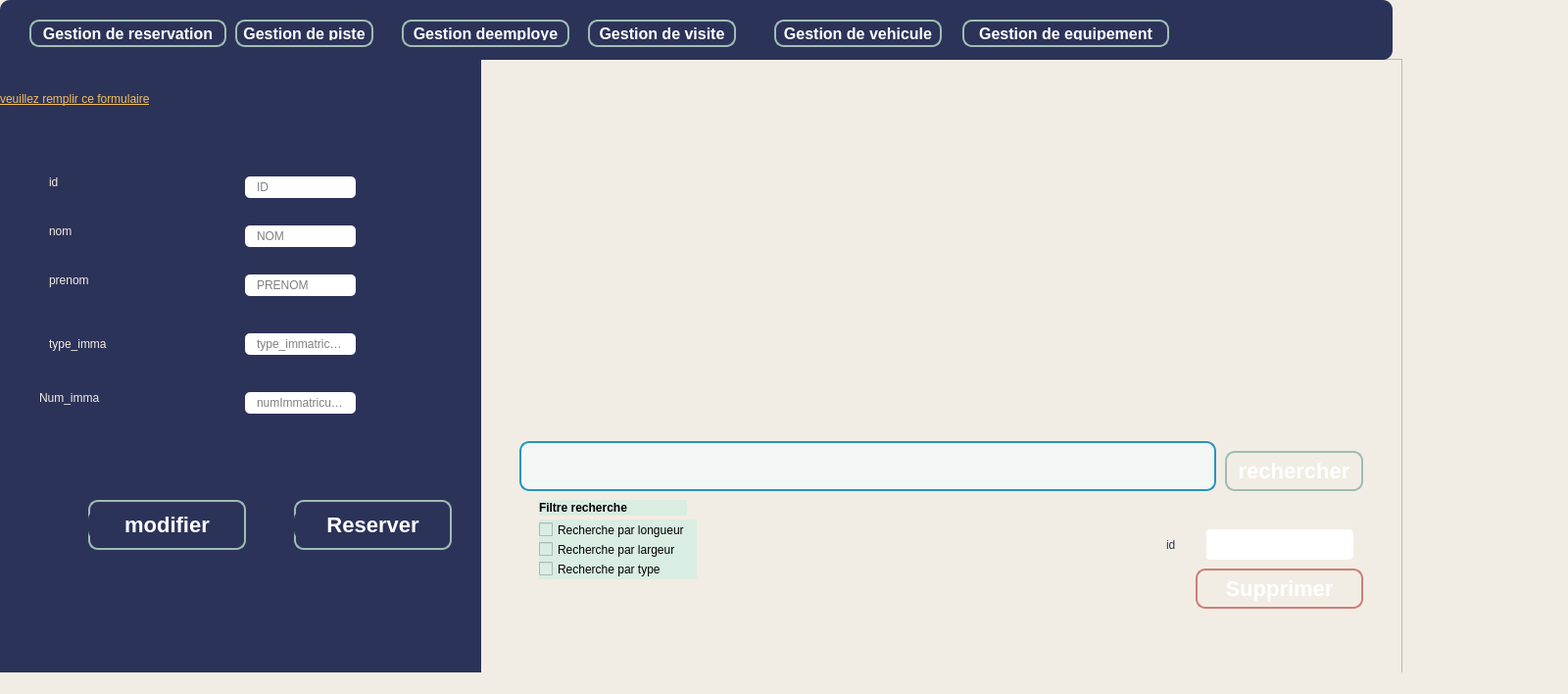
<?xml version="1.0" encoding="UTF-8"?>
<ui version="4.0">
 <class>MainWindow</class>
 <widget class="QMainWindow" name="MainWindow">
  <property name="geometry">
   <rect>
    <x>0</x>
    <y>0</y>
    <width>1600</width>
    <height>708</height>
   </rect>
  </property>
  <property name="windowTitle">
   <string>Gestion des Clients</string>
  </property>
  <property name="styleSheet">
   <string notr="true">background-color: rgb(242, 237, 228);</string>
  </property>
  <widget class="QWidget" name="centralWidget">
   <widget class="QFrame" name="frame">
    <property name="geometry">
     <rect>
      <x>0</x>
      <y>40</y>
      <width>491</width>
      <height>711</height>
     </rect>
    </property>
    <property name="styleSheet">
     <string notr="true">background-color: rgb(44, 51, 89);
border-radius: 10px;
</string>
    </property>
    <property name="frameShape">
     <enum>QFrame::StyledPanel</enum>
    </property>
    <property name="frameShadow">
     <enum>QFrame::Raised</enum>
    </property>
    <widget class="QLabel" name="label_11">
     <property name="geometry">
      <rect>
       <x>50</x>
       <y>130</y>
       <width>81</width>
       <height>31</height>
      </rect>
     </property>
     <property name="styleSheet">
      <string notr="true">font:  75 24pt &quot;Times New Roman&quot;;
color: rgb(242, 237, 228);</string>
     </property>
     <property name="text">
      <string>id</string>
     </property>
    </widget>
    <widget class="QLineEdit" name="le_id">
     <property name="geometry">
      <rect>
       <x>250</x>
       <y>140</y>
       <width>113</width>
       <height>22</height>
      </rect>
     </property>
     <property name="styleSheet">
      <string notr="true">QLineEdit{
    background-color: white;
    box-shadow: 2px 0.5px 5px 1px inset black;
    border-radius: 5px;
    width: 70%;
    padding-right: 10px;
    padding-left: 10px;
    text-align: left;
    color: #000;
    font-size:inherit;
    font-family: Arial, Helvetica, sans-serif;  
    font-weight:normal;
    font-variant:normal;
}
QLineEdit::hover{  color: black ;
background-color:orange;}
QLineEdit::focus{  color: black ;
background-color:white;}</string>
     </property>
     <property name="placeholderText">
      <string>ID</string>
     </property>
    </widget>
    <widget class="QLabel" name="label_12">
     <property name="geometry">
      <rect>
       <x>50</x>
       <y>180</y>
       <width>71</width>
       <height>31</height>
      </rect>
     </property>
     <property name="styleSheet">
      <string notr="true">font:  75 24pt &quot;Times New Roman&quot;;
color: rgb(242, 237, 228);</string>
     </property>
     <property name="text">
      <string>nom</string>
     </property>
    </widget>
    <widget class="QLineEdit" name="le_nom">
     <property name="geometry">
      <rect>
       <x>250</x>
       <y>190</y>
       <width>113</width>
       <height>22</height>
      </rect>
     </property>
     <property name="styleSheet">
      <string notr="true">QLineEdit{
    background-color: white;
    box-shadow: 2px 0.5px 5px 1px inset black;
    border-radius: 5px;
    width: 70%;
    padding-right: 10px;
    padding-left: 10px;
    text-align: left;
    color: #000;
    font-size:inherit;
    font-family: Arial, Helvetica, sans-serif;  
    font-weight:normal;
    font-variant:normal;
}
QLineEdit::hover{  color: black ;
background-color:orange;}
QLineEdit::focus{  color: black ;
background-color:white;}</string>
     </property>
     <property name="text">
      <string/>
     </property>
     <property name="placeholderText">
      <string>NOM</string>
     </property>
    </widget>
    <widget class="QLabel" name="label_13">
     <property name="geometry">
      <rect>
       <x>50</x>
       <y>230</y>
       <width>121</width>
       <height>31</height>
      </rect>
     </property>
     <property name="styleSheet">
      <string notr="true">font:  75 24pt &quot;Times New Roman&quot;;
color: rgb(242, 237, 228);</string>
     </property>
     <property name="text">
      <string>prenom</string>
     </property>
    </widget>
    <widget class="QLineEdit" name="le_prenom">
     <property name="geometry">
      <rect>
       <x>250</x>
       <y>240</y>
       <width>113</width>
       <height>22</height>
      </rect>
     </property>
     <property name="styleSheet">
      <string notr="true">QLineEdit{
    background-color: white;
    box-shadow: 2px 0.5px 5px 1px inset black;
    border-radius: 5px;
    width: 70%;
    padding-right: 10px;
    padding-left: 10px;
    text-align: left;
    color: #000;
    font-size:inherit;
    font-family: Arial, Helvetica, sans-serif;  
    font-weight:normal;
    font-variant:normal;
}
QLineEdit::hover{  color: black ;
background-color:orange;}
QLineEdit::focus{  color: black ;
background-color:white;}</string>
     </property>
     <property name="placeholderText">
      <string>PRENOM</string>
     </property>
    </widget>
    <widget class="QLabel" name="label_4">
     <property name="geometry">
      <rect>
       <x>50</x>
       <y>290</y>
       <width>181</width>
       <height>41</height>
      </rect>
     </property>
     <property name="styleSheet">
      <string notr="true">font:  75 24pt &quot;Times New Roman&quot;;
color: rgb(242, 237, 228);</string>
     </property>
     <property name="text">
      <string>type_imma</string>
     </property>
    </widget>
    <widget class="QLineEdit" name="type_immatriculation">
     <property name="geometry">
      <rect>
       <x>250</x>
       <y>300</y>
       <width>113</width>
       <height>22</height>
      </rect>
     </property>
     <property name="styleSheet">
      <string notr="true">QLineEdit{
    background-color: white;
    box-shadow: 2px 0.5px 5px 1px inset black;
    border-radius: 5px;
    width: 70%;
    padding-right: 10px;
    padding-left: 10px;
    text-align: left;
    color: #000;
    font-size:inherit;
    font-family: Arial, Helvetica, sans-serif;  
    font-weight:normal;
    font-variant:normal;
}
QLineEdit::hover{  color: black ;
background-color:orange;}
QLineEdit::focus{  color: black ;
background-color:white;}</string>
     </property>
     <property name="placeholderText">
      <string>type_immatriculation</string>
     </property>
    </widget>
    <widget class="QLabel" name="label_5">
     <property name="geometry">
      <rect>
       <x>40</x>
       <y>350</y>
       <width>191</width>
       <height>31</height>
      </rect>
     </property>
     <property name="styleSheet">
      <string notr="true">font:  75 24pt &quot;Times New Roman&quot;;
color: rgb(242, 237, 228);</string>
     </property>
     <property name="text">
      <string>Num_imma</string>
     </property>
    </widget>
    <widget class="QLineEdit" name="le_numImmatriculation">
     <property name="geometry">
      <rect>
       <x>250</x>
       <y>360</y>
       <width>113</width>
       <height>22</height>
      </rect>
     </property>
     <property name="styleSheet">
      <string notr="true">QLineEdit{
    background-color: white;
    box-shadow: 2px 0.5px 5px 1px inset black;
    border-radius: 5px;
    width: 70%;
    padding-right: 10px;
    padding-left: 10px;
    text-align: left;
    color: #000;
    font-size:inherit;
    font-family: Arial, Helvetica, sans-serif;  
    font-weight:normal;
    font-variant:normal;
}
QLineEdit::hover{  color: black ;
background-color:orange;}
QLineEdit::focus{  color: black ;
background-color:white;}


</string>
     </property>
     <property name="placeholderText">
      <string>numImmatriculation</string>
     </property>
    </widget>
    <widget class="QPushButton" name="pb_modifier">
     <property name="geometry">
      <rect>
       <x>90</x>
       <y>470</y>
       <width>161</width>
       <height>51</height>
      </rect>
     </property>
     <property name="styleSheet">
      <string notr="true">/*-----QPushButton-----*/
QPushButton
{
	background-color: qlineargradient(spread:pad, x1:0, y1:0.511, x2:1, y2:0.511, stop:0 
#92bf91
,stop:0.995192 rgba(0,0,0,0));



	color: #ffffff;
	font-size: 22px;
	font-weight: bold;
	border: 2px solid #9fbdb3;
	border-radius:10px;
	padding: 5px;
	

}

QPushButton::hover
{
background-color: qlineargradient(spread:pad, x1:0, y1:0.511, x2:1, y2:0.511, stop:0 rgba(0, 180, 150, 220),stop:1 rgba(50, 220, 200, 220));

	color: #2C3359; 

}
QPushButton::pressed
{background-color: qlineargradient(stop:0 rgba(0, 207, 179, 255),stop:1 rgba(70, 255, 230, 255));

	color: #2C3359; 

}</string>
     </property>
     <property name="text">
      <string>modifier</string>
     </property>
    </widget>
    <widget class="QLabel" name="label">
     <property name="geometry">
      <rect>
       <x>0</x>
       <y>40</y>
       <width>481</width>
       <height>41</height>
      </rect>
     </property>
     <property name="styleSheet">
      <string notr="true">font:  75 24pt &quot;Times New Roman&quot;;
color: rgb(242, 190, 92);
text-decoration: underline;</string>
     </property>
     <property name="text">
      <string>veuillez remplir ce formulaire</string>
     </property>
    </widget>
    <widget class="QLabel" name="label_15">
     <property name="geometry">
      <rect>
       <x>90</x>
       <y>480</y>
       <width>31</width>
       <height>31</height>
      </rect>
     </property>
     <property name="styleSheet">
      <string notr="true">image: url(:/plus.svg);</string>
     </property>
     <property name="text">
      <string/>
     </property>
     <property name="pixmap">
      <pixmap>../../Downloads/icons8-modifier-l'utilisateur-homme-32.png</pixmap>
     </property>
    </widget>
    <widget class="QLabel" name="label_16">
     <property name="geometry">
      <rect>
       <x>300</x>
       <y>480</y>
       <width>31</width>
       <height>31</height>
      </rect>
     </property>
     <property name="styleSheet">
      <string notr="true">image: url(:/plus.svg);</string>
     </property>
     <property name="text">
      <string/>
     </property>
     <property name="pixmap">
      <pixmap>../../Downloads/icons8-approbation-32.png</pixmap>
     </property>
    </widget>
    <widget class="QPushButton" name="pb_ajouter">
     <property name="geometry">
      <rect>
       <x>300</x>
       <y>470</y>
       <width>161</width>
       <height>51</height>
      </rect>
     </property>
     <property name="styleSheet">
      <string notr="true">/*-----QPushButton-----*/
QPushButton
{
	background-color: qlineargradient(spread:pad, x1:0, y1:0.511, x2:1, y2:0.511, stop:0 
#92bf91
,stop:0.995192 rgba(0,0,0,0));



	color: #ffffff;
	font-size: 22px;
	font-weight: bold;
	border: 2px solid #9fbdb3;
	border-radius:10px;
	padding: 5px;
	

}

QPushButton::hover
{
background-color: qlineargradient(spread:pad, x1:0, y1:0.511, x2:1, y2:0.511, stop:0 rgba(0, 180, 150, 220),stop:1 rgba(50, 220, 200, 220));

	color: #2C3359; 

}
QPushButton::pressed
{background-color: qlineargradient(stop:0 rgba(0, 207, 179, 255),stop:1 rgba(70, 255, 230, 255));

	color: #2C3359; 

}</string>
     </property>
     <property name="text">
      <string>Reserver</string>
     </property>
    </widget>
    <zorder>pb_ajouter</zorder>
    <zorder>label_11</zorder>
    <zorder>le_id</zorder>
    <zorder>label_12</zorder>
    <zorder>le_nom</zorder>
    <zorder>label_13</zorder>
    <zorder>le_prenom</zorder>
    <zorder>label_4</zorder>
    <zorder>type_immatriculation</zorder>
    <zorder>label_5</zorder>
    <zorder>le_numImmatriculation</zorder>
    <zorder>pb_modifier</zorder>
    <zorder>label</zorder>
    <zorder>label_15</zorder>
    <zorder>label_16</zorder>
   </widget>
   <widget class="QFrame" name="frame_2">
    <property name="geometry">
     <rect>
      <x>0</x>
      <y>0</y>
      <width>1421</width>
      <height>61</height>
     </rect>
    </property>
    <property name="styleSheet">
     <string notr="true">background-color: rgb(44, 51, 89);
border-radius: 10px;
</string>
    </property>
    <property name="frameShape">
     <enum>QFrame::StyledPanel</enum>
    </property>
    <property name="frameShadow">
     <enum>QFrame::Raised</enum>
    </property>
    <widget class="QPushButton" name="pushButton">
     <property name="geometry">
      <rect>
       <x>30</x>
       <y>20</y>
       <width>201</width>
       <height>28</height>
      </rect>
     </property>
     <property name="styleSheet">
      <string notr="true">/*-----QPushButton-----*/
QPushButton
{
	background-color: qlineargradient(spread:pad, x1:0, y1:0.511, x2:1, y2:0.511, stop:0 
#92bf91
,stop:0.995192 rgba(0,0,0,0));



	color: #ffffff;
	font-size: 16px;
	font-weight: bold;
	border: 2px solid #9fbdb3;
	border-radius:10px;
	padding: 5px;
	

}

QPushButton::hover
{
background-color: qlineargradient(spread:pad, x1:0, y1:0.511, x2:1, y2:0.511, stop:0 rgba(0, 180, 150, 220),stop:1 rgba(50, 220, 200, 220));

	color: #2C3359; 

}
QPushButton::pressed
{background-color: qlineargradient(stop:0 rgba(0, 207, 179, 255),stop:1 rgba(70, 255, 230, 255));

	color: #2C3359; 

}</string>
     </property>
     <property name="text">
      <string>Gestion de reservation</string>
     </property>
    </widget>
    <widget class="QPushButton" name="pushButton_2">
     <property name="geometry">
      <rect>
       <x>240</x>
       <y>20</y>
       <width>141</width>
       <height>28</height>
      </rect>
     </property>
     <property name="styleSheet">
      <string notr="true">/*-----QPushButton-----*/
QPushButton
{
	background-color: qlineargradient(spread:pad, x1:0, y1:0.511, x2:1, y2:0.511, stop:0 
#92bf91
,stop:0.995192 rgba(0,0,0,0));



	color: #ffffff;
	font-size: 16px;
	font-weight: bold;
	border: 2px solid #9fbdb3;
	border-radius:10px;
	padding: 5px;
	

}

QPushButton::hover
{
background-color: qlineargradient(spread:pad, x1:0, y1:0.511, x2:1, y2:0.511, stop:0 rgba(0, 180, 150, 220),stop:1 rgba(50, 220, 200, 220));

	color: #2C3359; 

}
QPushButton::pressed
{background-color: qlineargradient(stop:0 rgba(0, 207, 179, 255),stop:1 rgba(70, 255, 230, 255));

	color: #2C3359; 

}</string>
     </property>
     <property name="text">
      <string>Gestion de piste</string>
     </property>
    </widget>
    <widget class="QPushButton" name="pushButton_3">
     <property name="geometry">
      <rect>
       <x>410</x>
       <y>20</y>
       <width>171</width>
       <height>28</height>
      </rect>
     </property>
     <property name="styleSheet">
      <string notr="true">/*-----QPushButton-----*/
QPushButton
{
	background-color: qlineargradient(spread:pad, x1:0, y1:0.511, x2:1, y2:0.511, stop:0 
#92bf91
,stop:0.995192 rgba(0,0,0,0));



	color: #ffffff;
	font-size: 16px;
	font-weight: bold;
	border: 2px solid #9fbdb3;
	border-radius:10px;
	padding: 5px;
	

}

QPushButton::hover
{
background-color: qlineargradient(spread:pad, x1:0, y1:0.511, x2:1, y2:0.511, stop:0 rgba(0, 180, 150, 220),stop:1 rgba(50, 220, 200, 220));

	color: #2C3359; 

}
QPushButton::pressed
{background-color: qlineargradient(stop:0 rgba(0, 207, 179, 255),stop:1 rgba(70, 255, 230, 255));

	color: #2C3359; 

}</string>
     </property>
     <property name="text">
      <string>Gestion deemploye</string>
     </property>
    </widget>
    <widget class="QPushButton" name="pushButton_4">
     <property name="geometry">
      <rect>
       <x>600</x>
       <y>20</y>
       <width>151</width>
       <height>28</height>
      </rect>
     </property>
     <property name="styleSheet">
      <string notr="true">/*-----QPushButton-----*/
QPushButton
{
	background-color: qlineargradient(spread:pad, x1:0, y1:0.511, x2:1, y2:0.511, stop:0 
#92bf91
,stop:0.995192 rgba(0,0,0,0));



	color: #ffffff;
	font-size: 16px;
	font-weight: bold;
	border: 2px solid #9fbdb3;
	border-radius:10px;
	padding: 5px;
	

}

QPushButton::hover
{
background-color: qlineargradient(spread:pad, x1:0, y1:0.511, x2:1, y2:0.511, stop:0 rgba(0, 180, 150, 220),stop:1 rgba(50, 220, 200, 220));

	color: #2C3359; 

}
QPushButton::pressed
{background-color: qlineargradient(stop:0 rgba(0, 207, 179, 255),stop:1 rgba(70, 255, 230, 255));

	color: #2C3359; 

}</string>
     </property>
     <property name="text">
      <string>Gestion de visite</string>
     </property>
    </widget>
    <widget class="QPushButton" name="pushButton_6">
     <property name="geometry">
      <rect>
       <x>790</x>
       <y>20</y>
       <width>171</width>
       <height>28</height>
      </rect>
     </property>
     <property name="styleSheet">
      <string notr="true">/*-----QPushButton-----*/
QPushButton
{
	background-color: qlineargradient(spread:pad, x1:0, y1:0.511, x2:1, y2:0.511, stop:0 
#92bf91
,stop:0.995192 rgba(0,0,0,0));



	color: #ffffff;
	font-size: 16px;
	font-weight: bold;
	border: 2px solid #9fbdb3;
	border-radius:10px;
	padding: 5px;
	

}

QPushButton::hover
{
background-color: qlineargradient(spread:pad, x1:0, y1:0.511, x2:1, y2:0.511, stop:0 rgba(0, 180, 150, 220),stop:1 rgba(50, 220, 200, 220));

	color: #2C3359; 

}
QPushButton::pressed
{background-color: qlineargradient(stop:0 rgba(0, 207, 179, 255),stop:1 rgba(70, 255, 230, 255));

	color: #2C3359; 

}</string>
     </property>
     <property name="text">
      <string>Gestion de vehicule</string>
     </property>
    </widget>
    <widget class="QPushButton" name="pushButton_7">
     <property name="geometry">
      <rect>
       <x>982</x>
       <y>20</y>
       <width>211</width>
       <height>28</height>
      </rect>
     </property>
     <property name="styleSheet">
      <string notr="true">/*-----QPushButton-----*/
QPushButton
{
	background-color: qlineargradient(spread:pad, x1:0, y1:0.511, x2:1, y2:0.511, stop:0 
#92bf91
,stop:0.995192 rgba(0,0,0,0));



	color: #ffffff;
	font-size: 16px;
	font-weight: bold;
	border: 2px solid #9fbdb3;
	border-radius:10px;
	padding: 5px;
	

}

QPushButton::hover
{
background-color: qlineargradient(spread:pad, x1:0, y1:0.511, x2:1, y2:0.511, stop:0 rgba(0, 180, 150, 220),stop:1 rgba(50, 220, 200, 220));

	color: #2C3359; 

}
QPushButton::pressed
{background-color: qlineargradient(stop:0 rgba(0, 207, 179, 255),stop:1 rgba(70, 255, 230, 255));

	color: #2C3359; 

}</string>
     </property>
     <property name="text">
      <string>Gestion de equipement</string>
     </property>
    </widget>
   </widget>
   <widget class="QTableView" name="tab_reservation">
    <property name="geometry">
     <rect>
      <x>490</x>
      <y>60</y>
      <width>941</width>
      <height>661</height>
     </rect>
    </property>
    <property name="styleSheet">
     <string notr="true">background-color: qlineargradient(spread:pad, x1:0, y1:0.511, x2:1, y2:0.511, stop:0 
#92bf91
,stop:0.995192 rgba(0,0,0,0));

QMainWindow{
	background-image: url(:/new/prefix1/logo (2).png);

background-repeat: no-repeat;



}</string>
    </property>
   </widget>
   <widget class="QLineEdit" name="id_supp">
    <property name="geometry">
     <rect>
      <x>1230</x>
      <y>540</y>
      <width>151</width>
      <height>31</height>
     </rect>
    </property>
    <property name="styleSheet">
     <string notr="true">QLineEdit{

    background-color: white;

    box-shadow: 2px 0.5px 5px 1px inset black;

    border-radius: 5px;

    width: 70%;

    padding-right: 10px;

    padding-left: 10px;

    text-align: left;

    color: #000;

    font-size:inherit;

    font-family: Arial, Helvetica, sans-serif;  

    font-weight:normal;

    font-variant:normal;

}

QLineEdit::hover{  color: black ;

background-color:orange;}

QLineEdit::focus{  color: black ;

background-color:white;}</string>
    </property>
   </widget>
   <widget class="QPushButton" name="pb_supprimer">
    <property name="geometry">
     <rect>
      <x>1220</x>
      <y>580</y>
      <width>171</width>
      <height>41</height>
     </rect>
    </property>
    <property name="styleSheet">
     <string notr="true">/*-----QPushButton-----*/
QPushButton
{
	background-color: qlineargradient(spread:pad, x1:0, y1:0.511, x2:1, y2:0.511, stop:0 
#f29c94
,stop:0.995192 rgba(0,0,0,0));



	color: #ffffff;
	font-size: 22px;
	font-weight: bold;
	border: 2px solid #cc7f78;
	border-radius:10px;
	padding: 5px;
	

}

QPushButton::hover
{
background-color: #c29c99;

	color: #2C3359; 

}
QPushButton::pressed
{background-color: qlineargradient(stop:0 rgba(0, 207, 179, 255),stop:1 rgba(70, 255, 230, 255));

	color: #2C3359; 

}</string>
    </property>
    <property name="text">
     <string>Supprimer</string>
    </property>
    <property name="icon">
     <iconset resource="images.qrc">
      <normaloff>:/new/prefix1/icons8-supprimer-pour-toujours-32 (1).png</normaloff>:/new/prefix1/icons8-supprimer-pour-toujours-32 (1).png</iconset>
    </property>
    <property name="iconSize">
     <size>
      <width>31</width>
      <height>16</height>
     </size>
    </property>
   </widget>
   <widget class="QLabel" name="label_14">
    <property name="geometry">
     <rect>
      <x>1190</x>
      <y>540</y>
      <width>41</width>
      <height>31</height>
     </rect>
    </property>
    <property name="styleSheet">
     <string notr="true">background-color: qlineargradient(spread:pad, x1:0, y1:0.511, x2:1, y2:0.511, stop:0 
#92bf91
,stop:0.995192 rgba(0,0,0,0));

font:  75 20pt &quot;Times New Roman&quot;;
color: rgb(44, 51, 89);</string>
    </property>
    <property name="text">
     <string>id</string>
    </property>
   </widget>
   <widget class="QPushButton" name="pb_rechercher">
    <property name="geometry">
     <rect>
      <x>1250</x>
      <y>460</y>
      <width>141</width>
      <height>41</height>
     </rect>
    </property>
    <property name="styleSheet">
     <string notr="true">/*-----QPushButton-----*/
QPushButton
{
	background-color: qlineargradient(spread:pad, x1:0, y1:0.511, x2:1, y2:0.511, stop:0 
#92bf91
,stop:0.995192 rgba(0,0,0,0));



	color: #ffffff;
	font-size: 22px;
	font-weight: bold;
	border: 2px solid #9fbdb3;
	border-radius:10px;
	padding: 5px;
	

}

QPushButton::hover
{
background-color: qlineargradient(spread:pad, x1:0, y1:0.511, x2:1, y2:0.511, stop:0 rgba(0, 180, 150, 220),stop:1 rgba(50, 220, 200, 220));

	color: #2C3359; 

}
QPushButton::pressed
{background-color: qlineargradient(stop:0 rgba(0, 207, 179, 255),stop:1 rgba(70, 255, 230, 255));

	color: #2C3359; 

}</string>
    </property>
    <property name="text">
     <string>rechercher</string>
    </property>
   </widget>
   <widget class="QLineEdit" name="le_recherche">
    <property name="geometry">
     <rect>
      <x>530</x>
      <y>450</y>
      <width>711</width>
      <height>51</height>
     </rect>
    </property>
    <property name="styleSheet">
     <string notr="true">QLineEdit
{
background-color: rgb(242, 247, 245);
border-radius: 10px;
border: 2px solid #2596be


}
</string>
    </property>
   </widget>
   <widget class="QLabel" name="label_filtreRechercheMobilite">
    <property name="geometry">
     <rect>
      <x>550</x>
      <y>510</y>
      <width>151</width>
      <height>16</height>
     </rect>
    </property>
    <property name="font">
     <font>
      <weight>75</weight>
      <bold>true</bold>
     </font>
    </property>
    <property name="styleSheet">
     <string notr="true">background-color: rgb(218, 237, 226);</string>
    </property>
    <property name="text">
     <string>Filtre recherche</string>
    </property>
   </widget>
   <widget class="QCheckBox" name="checkBox_Longueur">
    <property name="geometry">
     <rect>
      <x>550</x>
      <y>530</y>
      <width>161</width>
      <height>21</height>
     </rect>
    </property>
    <property name="styleSheet">
     <string notr="true">background-color: rgb(218, 237, 226);</string>
    </property>
    <property name="text">
     <string>Recherche par longueur</string>
    </property>
   </widget>
   <widget class="QCheckBox" name="checkBox_Largeur">
    <property name="geometry">
     <rect>
      <x>550</x>
      <y>550</y>
      <width>161</width>
      <height>21</height>
     </rect>
    </property>
    <property name="styleSheet">
     <string notr="true">background-color: rgb(218, 237, 226);</string>
    </property>
    <property name="text">
     <string>Recherche par largeur</string>
    </property>
   </widget>
   <widget class="QCheckBox" name="cb_rechercher_type">
    <property name="geometry">
     <rect>
      <x>550</x>
      <y>570</y>
      <width>161</width>
      <height>21</height>
     </rect>
    </property>
    <property name="styleSheet">
     <string notr="true">background-color: rgb(218, 237, 226);</string>
    </property>
    <property name="text">
     <string>Recherche par type</string>
    </property>
   </widget>
   <widget class="QLabel" name="label_2">
    <property name="geometry">
     <rect>
      <x>1190</x>
      <y>460</y>
      <width>41</width>
      <height>31</height>
     </rect>
    </property>
    <property name="styleSheet">
     <string notr="true">background-color: rgb(242, 247, 245);
</string>
    </property>
    <property name="text">
     <string/>
    </property>
    <property name="pixmap">
     <pixmap>../../Downloads/icons8-rechercher-un-client-32.png</pixmap>
    </property>
   </widget>
   <zorder>tab_reservation</zorder>
   <zorder>frame</zorder>
   <zorder>frame_2</zorder>
   <zorder>id_supp</zorder>
   <zorder>pb_supprimer</zorder>
   <zorder>label_14</zorder>
   <zorder>pb_rechercher</zorder>
   <zorder>le_recherche</zorder>
   <zorder>label_filtreRechercheMobilite</zorder>
   <zorder>checkBox_Longueur</zorder>
   <zorder>checkBox_Largeur</zorder>
   <zorder>cb_rechercher_type</zorder>
   <zorder>label_2</zorder>
  </widget>
  <widget class="QStatusBar" name="statusBar"/>
  <widget class="QMenuBar" name="menuBar">
   <property name="geometry">
    <rect>
     <x>0</x>
     <y>0</y>
     <width>1600</width>
     <height>26</height>
    </rect>
   </property>
  </widget>
 </widget>
 <layoutdefault spacing="6" margin="11"/>
 <resources>
  <include location="images.qrc"/>
 </resources>
 <connections/>
</ui>
